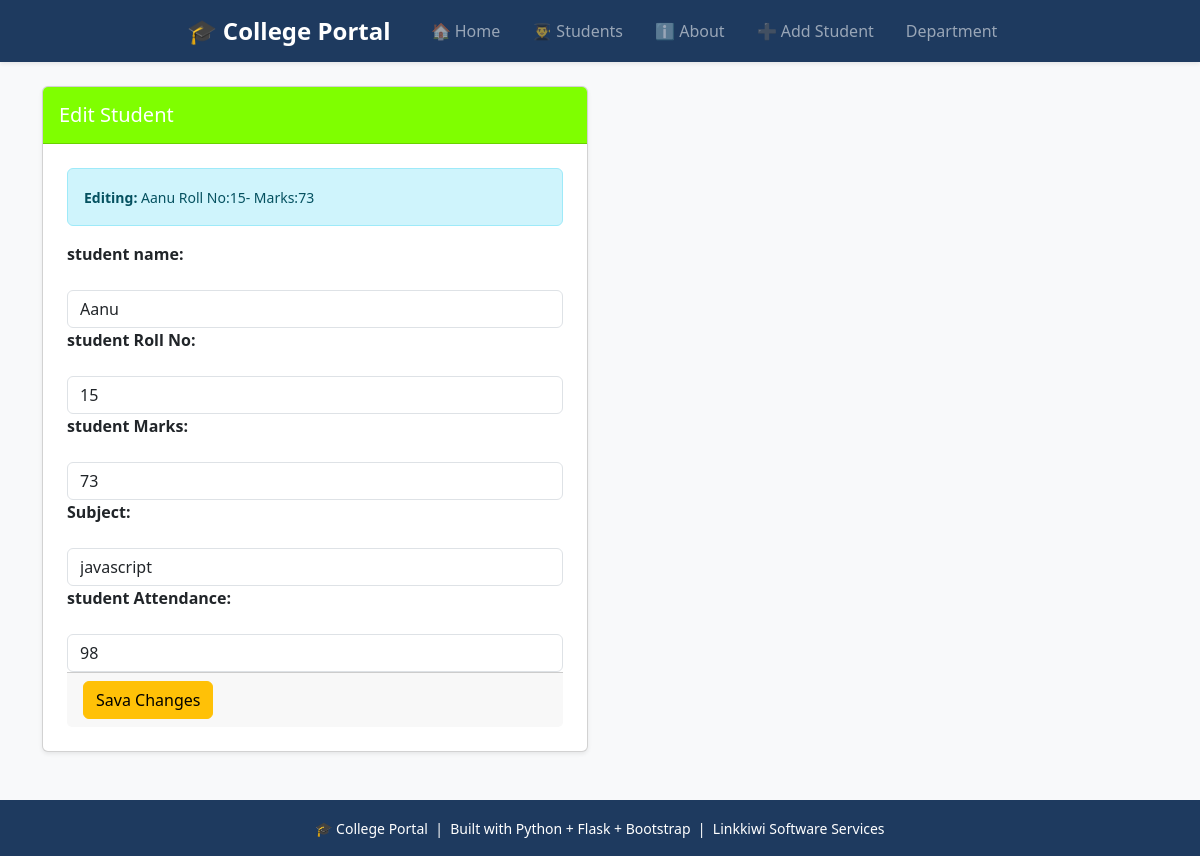
Screenshot of /edit/5 with the database file from the repository.
### tables this page shows
CREATE TABLE students
                    (id INTEGER PRIMARY KEY AUTOINCREMENT,
                     name TEXT NOT NULL,
                     roll INTEGER NOT NULL,
                     marks INTEGER NOT NULL,
                     subject TEXT NOT NULL,
                     attendance INTEGER DEFAULT 0);

### app.py (the view, shortened to what this page needs)
@app.route('/edit/<int:id>',methods=["GET", "POST"])
def edit_student(id):
    conn = get_db()
    student = conn.execute('SELECT * FROM students WHERE id = ?', (id,)).fetchone()
    conn.close()
    if student is None:
        flash("Student not found", "danger")
        return redirect(url_for('students_page'))
    return render_template("edit_student.html", student=student)

### database.py (called while the page is built)
def get_db():
    conn=sqlite3.connect('myproject.db')
    conn.row_factory=sqlite3.Row
    return conn

### templates/edit_student.html (shortened to what this page needs)
{% extends 'base.html' %}
{% block content %}
<div class="row" justify-content center>
    <div class="col-md-6">
        <div class="card shadow-sm">
            <div class="card-header py-3" style="background-color: chartreuse;">
                <h5 class="mb-0 text-white">
                    Edit Student
                </h5>
            </div>
            <div class="card-body p-4">
                <div class="alert alert-info" py-2 mb-4>
                    <small>
                        <strong>Editing:</strong>
                        {{ student['name']}}
                        Roll No:{{ student['roll'] }}-
                        Marks:{{ student['marks'] }}
                    </small>
                </div>
                <form action="{{url_for('edit_student', id=student['id'])}}" method="POST">
                    <div class="mb-3">
                        <label class="form-label fw-bold">student name:</label>
                    </div>
                    <input required
                         name="student_name"
                         class="form-control"
                         placeholder="Enter student Name:"
                         type="text"
                         value="{{ student['name']}}"/>
                    <div class="mb-3">
                        <label class="form-label fw-bold">student Roll No:</label>
                    </div>
                     <input required
                         name="roll"
                         class="form-control"
                         placeholder="Enter student Roll No:"
                         type="number"
                         value="{{ student['roll']}}"/>
                     <div class="mb-3">
                        <label class="form-label fw-bold">student Marks:</label>
                    </div>
                     <input required
                         name="marks"
                         class="form-control"
                         placeholder="Enter student Marks:"
                         type="number"
                         value="{{ student['marks']}}"/>
                    <div class="mb-3">
                        <label class="form-label fw-bold">Subject:</label>
                    </div>
                     <input required
                         name="subject"
                         class="form-control"
                         placeholder="Enter student Subject name:"
                         type="text"
                         value="{{ student['subject']}}"/>
                    <div class="mb-3">
                        <label class="form-label fw-bold">student Attendance:</label>
                    </div>
                     <input required
                         name="attendance"
                         class="form-control"
                         placeholder="Enter student Attendance:"
                         type="number"
                         value="{{ student['attendance']}}"/>
                    <div class="card-footer">
                        <button class="btn btn-warning">Sava Changes</button>
                    </div>
                </form>
            </div>
        </div>
    </div>
</div>
{% endblock %}

### templates/Base.html (style rules this page uses)
:root { --brand: #1e3a5f; }

### rows the page displays
students: name "Aanu", roll "15", marks "73", student_name "Aanu", subject "javascript", attendance "98"
